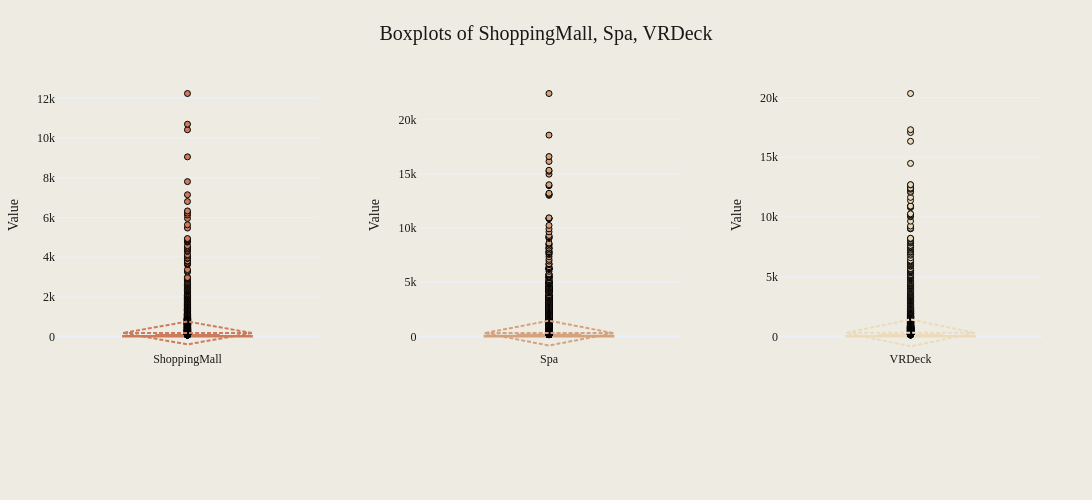

The notebook cell saved with this chart:
### Markdown cell above
Based on our analysis of the first set of numerical features, we observed the presence of outliers.

Let's now examine the second group of numerical features to identify any similar patterns or additional outliers.

### Code cell
plot_combined_boxplots(
    train_data_cleaned, numerical_features_two, save_path="../images/box_plots_two.png"
)

### Figure 1 — Plotly figure (JSON) as saved in the notebook; plotly's stock layout.template omitted (floating-point values rounded to 4 significant figures; data arrays with more than 128 entries replaced by an {"elided": "..."} marker saying what was removed)
{"data": [{"boxmean": "sd", "marker": {"color": "#CC7B5C", "line": {"color": "#000000", "width": 1}}, "showlegend": false, "type": "box", "xaxis": "x", "y": {"elided": "6606 int values"}, "yaxis": "y"}, {"boxmean": "sd", "marker": {"color": "#D4A27F", "line": {"color": "#000000", "width": 1}}, "showlegend": false, "type": "box", "xaxis": "x2", "y": {"elided": "6606 int values"}, "yaxis": "y2"}, {"boxmean": "sd", "marker": {"color": "#EBDBBC", "line": {"color": "#000000", "width": 1}}, "showlegend": false, "type": "box", "xaxis": "x3", "y": {"elided": "6606 int values"}, "yaxis": "y3"}], "layout": {"font": {"color": "#191919", "family": "Styrene A", "size": 12}, "height": 500, "margin": {"b": 150, "l": 50, "r": 50, "t": 80}, "paper_bgcolor": "#EEECE2", "plot_bgcolor": "#EEECE2", "showlegend": false, "title": {"font": {"color": "#191919", "family": "Styrene B", "size": 20}, "text": "Boxplots of ShoppingMall, Spa, VRDeck", "x": 0.5}, "width": 1200, "xaxis": {"anchor": "y", "domain": [0, 0.2667], "showticklabels": true, "tickfont": {"color": "#191919", "family": "Styrene A", "size": 12}, "ticktext": ["ShoppingMall"], "tickvals": [0], "title": {"font": {"color": "#191919", "family": "Styrene A", "size": 14}}}, "xaxis2": {"anchor": "y2", "domain": [0.3667, 0.6333], "showticklabels": true, "tickfont": {"color": "#191919", "family": "Styrene A", "size": 12}, "ticktext": ["Spa"], "tickvals": [0], "title": {"font": {"color": "#191919", "family": "Styrene A", "size": 14}}}, "xaxis3": {"anchor": "y3", "domain": [0.7333, 1], "showticklabels": true, "tickfont": {"color": "#191919", "family": "Styrene A", "size": 12}, "ticktext": ["VRDeck"], "tickvals": [0], "title": {"font": {"color": "#191919", "family": "Styrene A", "size": 14}}}, "yaxis": {"anchor": "x", "domain": [0, 1], "tickfont": {"color": "#191919", "family": "Styrene A", "size": 12}, "title": {"font": {"color": "#191919", "family": "Styrene A", "size": 14}, "text": "Value"}}, "yaxis2": {"anchor": "x2", "domain": [0, 1], "tickfont": {"color": "#191919", "family": "Styrene A", "size": 12}, "title": {"font": {"color": "#191919", "family": "Styrene A", "size": 14}, "text": "Value"}}, "yaxis3": {"anchor": "x3", "domain": [0, 1], "tickfont": {"color": "#191919", "family": "Styrene A", "size": 12}, "title": {"font": {"color": "#191919", "family": "Styrene A", "size": 14}, "text": "Value"}}}}
